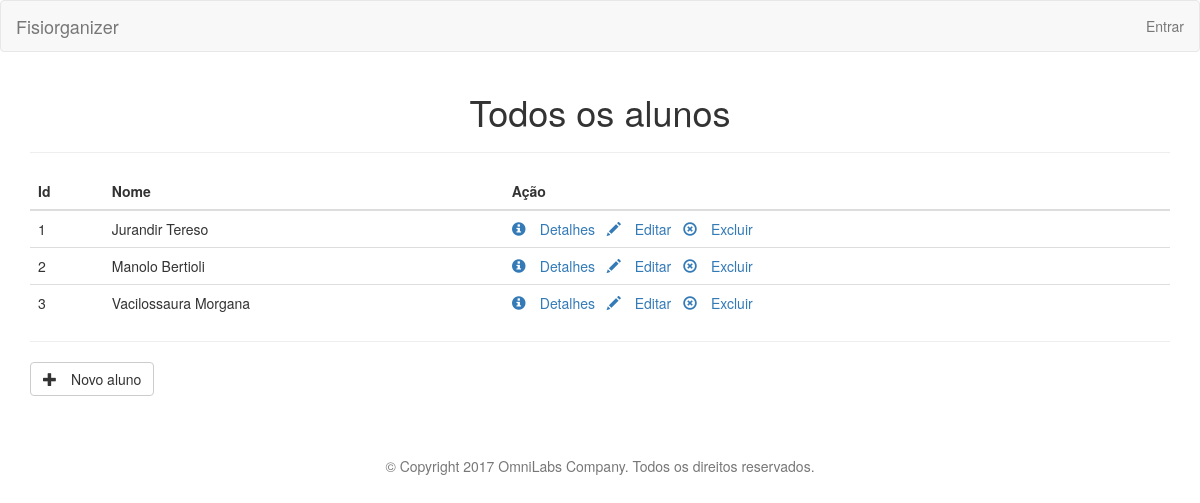
Page /customer/list on the committed database.
### Fisiorganizer_SITE/models.py (models this page shows, shortened)
class Customer(models.Model):
    id = models.AutoField(primary_key=True)
    name = models.CharField(max_length=100, blank=False, default='')
    address = models.CharField(max_length=150, blank=True)
    city = models.CharField(max_length=25)
    cellphone = models.PositiveIntegerField(blank=False, null=False)
    age = models.IntegerField(blank=False)
    details = models.TextField(max_length=500, blank=True)

### Fisiorganizer_SITE/controllers/customer_controller.py (the view)
def list(request):
    customers = Customer.objects.all()
    return render(request, 'customer/customer_list.html', {'customers': customers})

### Fisiorganizer_SITE/templates/customer/customer_list.html (shortened to what this page needs)
{% extends "layout.html" %}
{% load widget_tweaks %}
{% load static %}
{% block content %}
<h1 class="text-center">Todos os alunos</h1>
<hr>
    <table id="customersTable" class="table">
        <thead>
        <tr>
            <th>Id</th>
            <th>Nome</th>
            <th>Ação</th>
        </tr>
        </thead>
        <tbody>
        {% for c in customers %}
        <tr>
            <td>
                {{ c.id }}
            </td>
            <td>
                {{c.name}} {{c.surname}}
            </td>
            <td>
                <a href="{% url 'customer_details' id=c.id %}" class="" role="button">
                    <span class="glyphicon glyphicon-info-sign" aria-hidden="true">&nbsp;</span>Detalhes
                </a>
                <span>&nbsp;</span>
                <a href="{% url 'customer_edit' id=c.id %}" class="" role="button">
                    <span class="glyphicon glyphicon-pencil" aria-hidden="true">&nbsp;</span>Editar
                </a>
                <span>&nbsp;</span>
                <a class="" role="button" name="delete" data-id="{{ c.id }}">
                    <span class="glyphicon glyphicon-remove-circle" aria-hidden="true">&nbsp;</span>Excluir
                </a>
            </td>
        </tr>
        {% endfor %}
        </tbody>
    </table>
<hr>
    <a href="{% url 'customer_create' %}" id="id_add_customer" class="btn btn-default" role="button">
        <span class="glyphicon glyphicon-plus" aria-hidden="true">&nbsp;</span>Novo aluno
    </a>
{% endblock %}

### rows in the picture
Customer: id "1", name "Jurandir Tereso"
Customer: id "2", name "Manolo Bertioli"
Customer: id "3", name "Vacilossaura Morgana"
